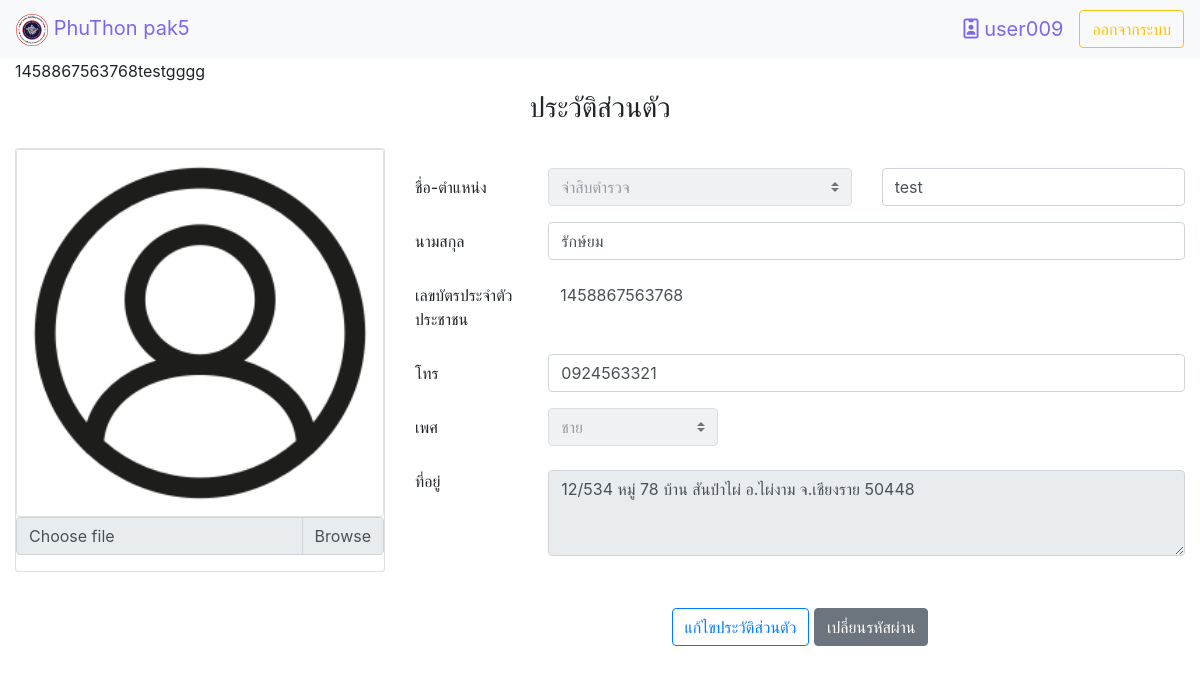
Screenshot of /home.php?module=1&action=5 (signed in) with the database file from the repository.
### tables this page shows
CREATE TABLE `police_person` (
  `card_id` char(13) NOT NULL,
  `rank_id` tinyint(2) NOT NULL,
  `ps_name` varchar(255) NOT NULL,
  `ps_lastname` varchar(255) NOT NULL,
  `sex` tinyint(2) NOT NULL,
  `address` text DEFAULT NULL,
  `ps_num` char(10) DEFAULT NULL,
  `police_pic` varchar(255) DEFAULT NULL,
  `sta_per_police` tinyint(1) NOT NULL DEFAULT 1
);

### module/view/profile.php (the view, shortened to what this page needs)
<?php
	$con=connect_db();
    $re_user=mysqli_query($con,
    "SELECT rank_id,ps_name,ps_lastname,card_id,sex,address,ps_num,police_pic
    FROM  police_person WHERE card_id ='$_SESSION[id_card]'")or die("SQL.error>>user".mysqli_error($conh));
	list($id_rank,$ps_name,$ps_lastname,$card_id,$sex,$address,$ps_tel,$name_pic)=mysqli_fetch_row($re_user);
	echo $card_id,$ps_name;
	echo "gggg";
?>
<div class="headtitle text-center p-2 row mb-2 row">
	<div class="col-md-2" ></div>
    <div class="col-md">
        <h3>ประวัติส่วนตัว</h3>
    </div>
     <div class="col-md-2" ></div>
</div>
<div class="row">
    <div class="col-lg-4">
	<form id="dataPro" method="post">
		<div class="card">
			<?php
				if(empty($name_pic)){
					$name_pic="icon_user_pic.png";
				}
			?>
			<img class="card-img-top img-thumbnail" src="image/<?php echo $name_pic; ?>" alt="Card image cap">
			<div class="input-group mb-3">
			<div class="custom-file">
            <label class="custom-file-label" for="customFile">Choose file</label>
        	</div>
			</div>
		</div>
	</div>
    <div class="col-lg" style='padding-top:20px;'>
			<div class="form-group row">
				<label for="inputPassword" class="col-sm-2 label col-form-label ">ชื่อ-ตำแหน่ง</label>
				<div class="col-sm">
				<select class="custom-select edit_rs" id="focus" name="pro_title" style="" disabled required>
                    	<?php $result_rank = mysqli_query($con,"SELECT * FROM rank_police")or die("select education error".mysqli_error($con));
                        while(list($rank_id,$rank_name)=mysqli_fetch_row($result_rank)){
                        $selected=$id_rank==$rank_id?"selected":"";
                          echo"<option value='$rank_id' $selected>$rank_name</option>";
                        }
                   ?>
                </select>
				</div>
				<div class="col-sm-5">
					<input type="text" style="border:soild; background:#fff; " class="form-control edit_rs"  placeholder="ชื่อ"  name="pro_name" value="<?php echo $ps_name; ?>" id="staticEmail" disabled required>
				</div>
			</div>
			<div class="form-group row">
				<label for="inputPassword" class="col-sm-2 col-form-label ">นามสกุล</label>
				<div class="col-sm-10">
					<input type="text" style="border:soild; background:#fff;" class="form-control edit_rs"  placeholder="นามสกุล"  name="pro_lastname" value="<?php echo $ps_lastname; ?>"disabled required>
				</div>
			</div>
			<div class="form-group row">
				<label for="" class="col-sm-2 col-form-label">เลขบัตรประจำตัวประชาชน</label>
				<div class="col-md">
					<input type="text" style="border:none; background:#fff;" class="form-control"  placeholder="เลขบัตรประจำตัวประชาชน"  name="pro_card_id" value="<?php echo $_SESSION['id_card']; ?>"readonly required>
				</div>
			</div>
			<div class="form-group row">
				<label for="" class="col-sm-2 col-form-label " maxlength="13" >โทร</label>
				<div class="col-sm-10">
					<input type="text" style="border:soild; background:#fff;" class="form-control edit_rs"  placeholder="เบอร์โทร"  name="pro_tel" value="<?php echo $ps_tel; ?>"disabled required>
				</div>
			</div>
			<div class="form-group row">
				<label for="inputPassword" class="col-sm-2 col-form-label ">เพศ</label>
				<div class="col-sm-3">
				<select class="custom-select edit_rs" id="focus" name="pro_sex" style="" disabled required>
						<?php
							for($a=1;$a<=2;$a++){
								$nm_sex=$a==1?"ชาย":"หญิง";
								$selected=$sex==$a?"selected":"";
								echo"<option value='$a' $selected>$nm_sex</option>";
							}
						?>
                </select>
				</div>
			</div>
            <div class="form-group row">
				<label for="inputPassword" class="col-sm-2 col-form-label ">ที่อยู่</label>
				<div class="col-sm-10">
					<div class="form-group">
					  <textarea class="form-control edit_rs" name="pro_address" id="addre" rows="3" disabled required><?php echo $address; ?></textarea>
					</div>
				</div>
			</div>
            <div class="card-body text-center">
					<div class="form-group row-md">
							<button type="button" class="btn btn-outline-primary" id="editPro">แก้ไขประวัติส่วนตัว</button>
							<a class="btn btn-secondary" id="myBtnChangePass" href="#" role="button">เปลี่ยนรหัสผ่าน</a>
						</div>
				</div>
</div>

### home.css (style rules this page uses)
a { color:#7B68EE; }

### rows the page displays
police_person: card_id "1458867563768", ps_name "test", pro_name "test", pro_lastname "รักษ์ยม", pro_tel "0924563321", pro_address "12/534 หมู่ 78 บ้าน สันป่าไผ่ อ.ไผ่งาม จ.เชียงราย 50448"

### other values shown
$_SESSION['user_name'] "user009"
form field pro_title "จ่าสิบตำรวจ"
form field pro_sex "ชาย"
